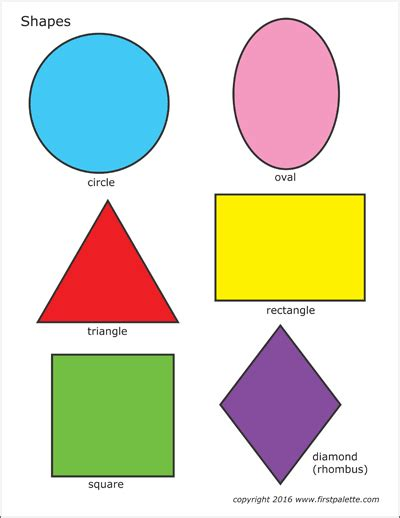
#> input picture shapes.jpg, 400 x 518 px
$ python contours2.py
#> lines starting #> are read from the running program, lines starting #| are printed output that depends on the picture; after the words box and inside, x2 and y2 are one past the last pixel; in counts of white or black regions, pixels touching at a corner belong together
#!/usr/bin/env python3
import cv2;


img = cv2.imread("shapes.jpg");
#> img is the input picture: shape (518, 400, 3); mean B, G, R 199, 216.2, 218.1
imgray = cv2.cvtColor(img, cv2.COLOR_BGR2GRAY);
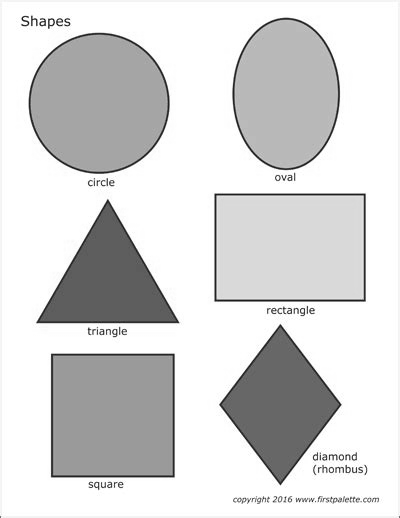
#> imgray: shape (518, 400); min 10, max 255, mean 214.8

_, thresh = cv2.threshold(imgray, 127, 255, 0);
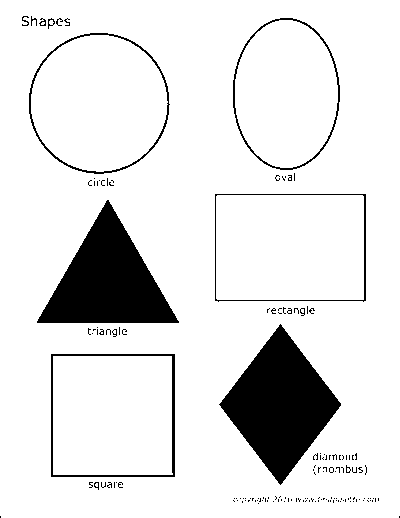
#> thresh: shape (518, 400); 88.9% white; 157 black regions (143 under 20 px)
cont, hir = cv2.findContours(thresh, cv2.RETR_TREE, cv2.CHAIN_APPROX_NONE);
#> cont = 244 contours, 221 with area under 20; largest, box (x1, y1, x2, y2) and area: (0, 0, 400, 518) 206280, (214, 193, 367, 303) 16416, (28, 32, 171, 175) 15766, (50, 353, 176, 478) 15498, (216, 195, 364, 300) 15286; hir = 244 rows, first 6: [-1, -1, 1, -1], [2, -1, -1, 0], [3, 1, -1, 0], [4, 2, -1, 0], [5, 3, -1, 0], [6, 4, -1, 0]


cv2.imshow("original", imgray);
cv2.waitKey();
cv2.destroyAllWindows();
